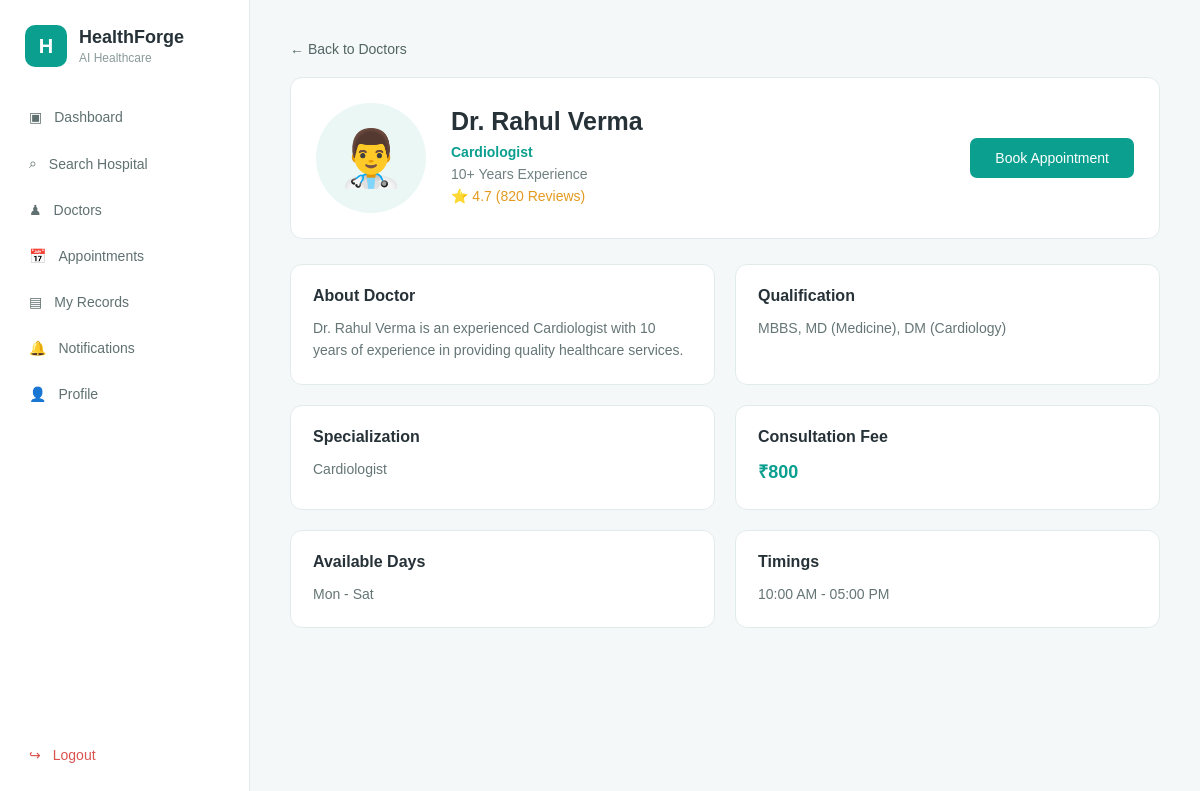
The page /doctor/1 (signed in) on the database its author committed.
### app.py (models this page shows)
class Doctor(db.Model):
    id = db.Column(
        db.Integer,
        primary_key=True
    )
    hospital_id = db.Column(
        db.Integer,
        db.ForeignKey("hospital.id"),
        nullable=False
    )
    name = db.Column(
        db.String(100),
        nullable=False
    )
    specialization = db.Column(
        db.String(100),
        nullable=False
    )
    experience = db.Column(
        db.Integer,
        nullable=False
    )
    qualification = db.Column(
        db.String(200)
    )
    consultation_fee = db.Column(
        db.Integer
    )
    available_days = db.Column(
        db.String(100)
    )
    timings = db.Column(
        db.String(100)
    )
    rating = db.Column(
        db.Float,
        default=0
    )
    review_count = db.Column(
        db.Integer,
        default=0
    )

### app.py (the view)
@app.route("/doctor/<int:doctor_id>")
def doctor_profile(doctor_id):
    if "patient_id" not in session:
        return redirect(url_for("role_login", role="patient"))
    doctor = db.session.get(
        Doctor,
        doctor_id
    )
    if doctor is None:
        return "Doctor not found", 404
    return render_template(
        "doctor_profile.html",
        doctor=doctor
    )

### app.py (called while the page is built)
@app.context_processor
def inject_notification_count():
    unread_notification_count = 0
    if "patient_id" in session:
        unread_notification_count = Notification.query.filter_by(
            patient_id=session["patient_id"],
            is_read=False
        ).count()
    return {
        "unread_notification_count": unread_notification_count
    }

@app.context_processor
def merged_globals():
    unread = sum(1 for n in doctor_notifications if not n["read"])
    return {
        "doctor": DOCTOR,
        "unread_notifications": unread,
        "today": date.today().strftime("%d %b %Y"),
    }

### templates/doctor_profile.html (shortened to what this page needs)
{% extends "base.html" %}
{% block content %}
<a
    href="{{ url_for('doctor_list', hospital_id=doctor.hospital_id) }}"
    class="back-link"
>
    ← Back to Doctors
</a>
<div class="doctor-profile">
    <div class="doctor-profile-header">
        <div class="doctor-profile-image">
            👨‍⚕️
        </div>
        <div class="doctor-profile-info">
            <h1>
                {{ doctor.name }}
            </h1>
            <p class="doctor-specialization">
                {{ doctor.specialization }}
            </p>
            <p>
                {{ doctor.experience }}+ Years Experience
            </p>
            <p class="doctor-rating">
                ⭐ {{ doctor.rating }}
                ({{ doctor.review_count }} Reviews)
            </p>
        </div>
        <div class="doctor-profile-action">
            <a
                href="{{ url_for('book_appointment', doctor_id=doctor.id) }}"
                class="primary-button"
            >
                Book Appointment
            </a>
        </div>
    </div>
    <div class="doctor-details-grid">
        <div class="doctor-details-card">
            <h2>
                About Doctor
            </h2>
            <p>
                {{ doctor.name }} is an experienced
                {{ doctor.specialization }}
                with {{ doctor.experience }} years
                of experience in providing quality
                healthcare services.
            </p>
        </div>
        <div class="doctor-details-card">
            <h2>
                Qualification
            </h2>
            <p>
                {{ doctor.qualification }}
            </p>
        </div>
        <div class="doctor-details-card">
            <h2>
                Specialization
            </h2>
            <p>
                {{ doctor.specialization }}
            </p>
        </div>
        <div class="doctor-details-card">
            <h2>
                Consultation Fee
            </h2>
            <p class="fee">
                ₹{{ doctor.consultation_fee }}
            </p>
        </div>
        <div class="doctor-details-card">
            <h2>
                Available Days
            </h2>
            <p>
                {{ doctor.available_days }}
            </p>
        </div>
        <div class="doctor-details-card">
            <h2>
                Timings
            </h2>
            <p>
                {{ doctor.timings }}
            </p>
        </div>
    </div>
</div>
{% endblock %}

### static/css/style.css (style rules this page uses)
* { box-sizing: border-box; margin: 0; padding: 0; }
body { font-family: Arial, sans-serif; background: #f5f8f8; color: #263238; }
.back-link { display: inline-block; margin-bottom: 20px; color: #526464; text-decoration: none; font-size: 14px; }
.primary-button, .secondary-button { display: inline-block; padding: 12px 25px; border-radius: 7px; text-decoration: none; font-size: 14px; }
.primary-button { background: #0b9f8f; color: white; }
.doctor-specialization { color: #0b9f8f !important; font-weight: 600; }
.doctor-rating { color: #e49a20 !important; }
.doctor-profile-header { background: white; border: 1px solid #e2ebeb; border-radius: 12px; padding: 25px; display: flex; align-items: center; gap: 25px; margin-bottom: 25px; }
.doctor-profile-image { width: 110px; height: 110px; flex-shrink: 0; border-radius: 50%; background: #eaf7f5; display: flex; align-items: center; justify-content: center; font-size: 55px; }
.doctor-profile-info { flex: 1; }
.doctor-profile-info h1 { font-size: 25px; margin-bottom: 8px; }
.doctor-profile-info p { color: #718080; font-size: 14px; margin-bottom: 6px; }
.doctor-profile-info .doctor-specialization { color: #0b9f8f !important; font-weight: 600; }
.doctor-profile-info .doctor-rating { color: #e49a20 !important; }
.doctor-profile-action { margin-left: auto; }
.doctor-details-grid { display: grid; grid-template-columns: 1fr 1fr; gap: 20px; }
.doctor-details-card { background: white; border: 1px solid #e2ebeb; border-radius: 12px; padding: 22px; }
.doctor-details-card h2 { font-size: 16px; margin-bottom: 12px; }
.doctor-details-card p { color: #657575; font-size: 14px; line-height: 1.6; }
.doctor-details-card .fee { color: #0b9f8f; font-size: 18px; font-weight: 600; }

### rows shown on the page
Doctor: name "Dr. Rahul Verma", specialization "Cardiologist", experience "10", rating "4.7", review_count "820", qualification "MBBS, MD (Medicine), DM (Cardiology)", consultation_fee "800", available_days "Mon - Sat", timings "10:00 AM - 05:00 PM"
